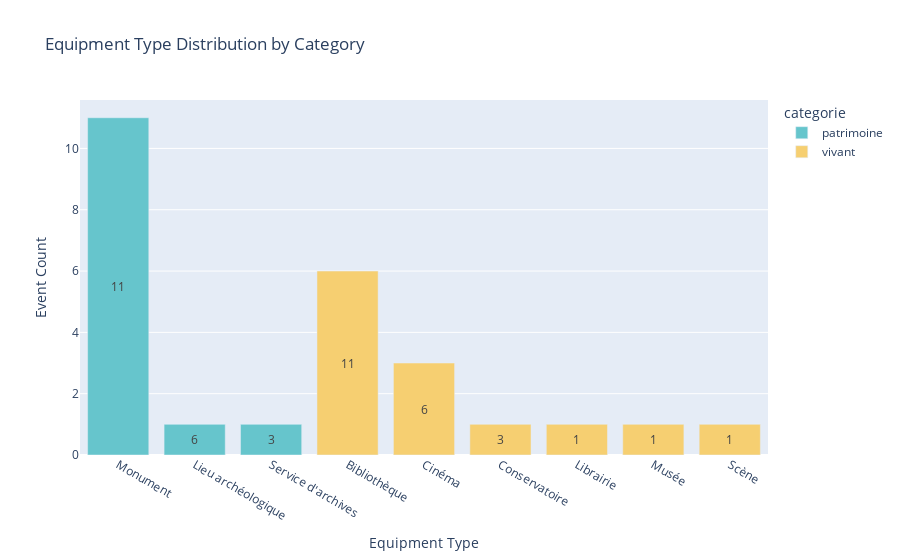

Notebook code for this chart:
### Code cell
fig = px.bar(df_filtered.sort_values(by=['count', 'categorie'], ascending=[False, True]), 
             x='Type équipement ou lieu', 
             y='count', 
             color='categorie', 
             title="Equipment Type Distribution by Category",
             labels={'count': 'Event Count', 'Type équipement ou lieu': 'Equipment Type'},
             color_discrete_sequence=px.colors.qualitative.Pastel)

fig.update_traces(text=df_filtered.sort_values(by=['count', 'categorie'], ascending=[False, True])['count'], textposition='inside', insidetextanchor='middle')


fig.show()

### Figure 1 — Plotly figure (JSON) as saved in the notebook; plotly's stock layout.template omitted (floating-point values rounded to 4 significant figures)
{"data": [{"alignmentgroup": "True", "hovertemplate": "categorie=patrimoine<br>Equipment Type=%{x}<br>Event Count=%{y}<extra></extra>", "insidetextanchor": "middle", "legendgroup": "patrimoine", "marker": {"color": "rgb(102, 197, 204)", "pattern": {"shape": ""}}, "name": "patrimoine", "offsetgroup": "patrimoine", "orientation": "v", "showlegend": true, "text": [11, 6, 3, 1, 1, 1, 1, 1, 1], "textposition": "inside", "type": "bar", "x": ["Monument", "Lieu archéologique", "Service d'archives"], "xaxis": "x", "y": [11, 1, 1], "yaxis": "y"}, {"alignmentgroup": "True", "hovertemplate": "categorie=vivant<br>Equipment Type=%{x}<br>Event Count=%{y}<extra></extra>", "insidetextanchor": "middle", "legendgroup": "vivant", "marker": {"color": "rgb(246, 207, 113)", "pattern": {"shape": ""}}, "name": "vivant", "offsetgroup": "vivant", "orientation": "v", "showlegend": true, "text": [11, 6, 3, 1, 1, 1, 1, 1, 1], "textposition": "inside", "type": "bar", "x": ["Bibliothèque", "Cinéma", "Conservatoire", "Librairie", "Musée", "Scène"], "xaxis": "x", "y": [6, 3, 1, 1, 1, 1], "yaxis": "y"}], "layout": {"barmode": "relative", "legend": {"title": {"text": "categorie"}, "tracegroupgap": 0}, "title": {"text": "Equipment Type Distribution by Category"}, "xaxis": {"anchor": "y", "domain": [0, 1], "title": {"text": "Equipment Type"}}, "yaxis": {"anchor": "x", "domain": [0, 1], "title": {"text": "Event Count"}}}}
